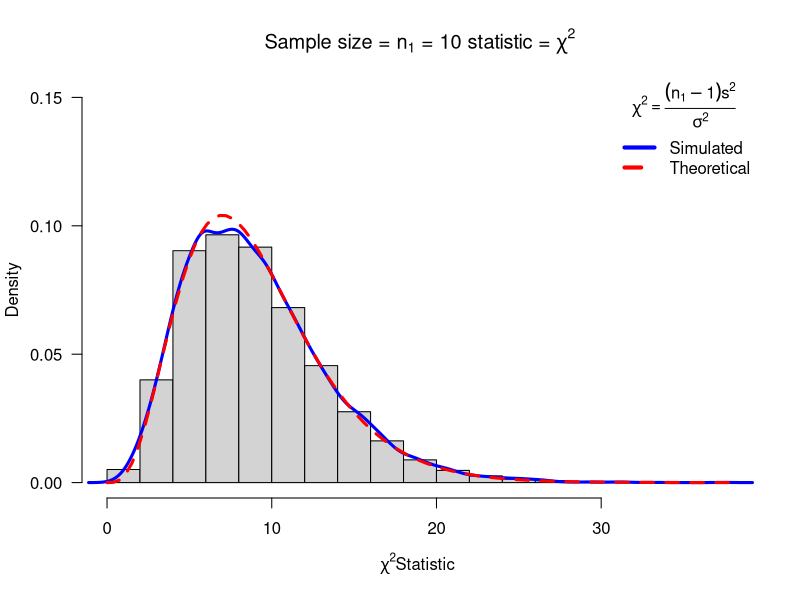
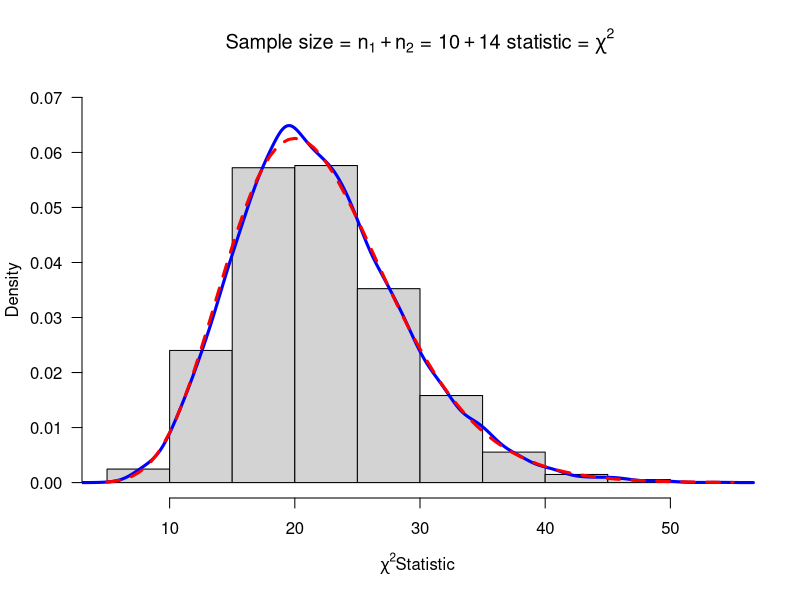

These charts were generated, in order, by the following R code: (Note: this script raises an error after producing the figures.)
# This is a model R function that you can alter for other statistics
# Copy this function twice and alter the two copies to make sampling distributions from the T distribution
mychisim<-function(n1=10,sigma1=3,mean1=5,iter=1000,ymax=0.1,...){    ## The beginning of the function, with inputs n1, sigma1, mean1, iter, and ymax
  y1=rnorm(n1*iter,mean=mean1,sd=sigma1)# generate iter samples of size n1

  data1.mat=matrix(y1,nrow=n1,ncol=iter,byrow=TRUE) ## Creates a matrix called data1.mat where each column is sample size n1

  ssq1=apply(data1.mat,2,var) ## Create ssq1 which is equal to S squared

  w=(n1-1)*ssq1/sigma1^2      ## This places the data into the chi-squared distribution

  hist(w,freq=FALSE, ylim=c(0,ymax), ## Creates a histogram with annotations
       main=substitute(paste("Sample size = ",n[1]," = ",n1," statistic = ",chi^2)),
       xlab=expression(paste(chi^2, "Statistic",sep=" ")), las=1)
  lines(density(w),col="Blue",lwd=3) ## Adds a density plot to the histogram
  curve(dchisq(x,n1-1),add=TRUE,col="Red",lty=2,lwd=3) ## Adds a theoretical curve to the histogram
  title=expression(chi^2==frac((n[1]-1)*s^2,sigma^2)) ## Allows mathematical notation to be written in the histogram title
  legend("topright",c("Simulated","Theoretical"),col=c("Blue","Red"),lwd=4,lty=1:2,bty="n",title=title) ## Generates the legend of the histogram
  return(list(w=w,summary=summary(w),sd=sd(w),fun="Chi-sq")) ## Returns a summary of the variables entered and the values found once plugged in
}
windows() ## Opens a new window
chisq=mychisim(iter=10000,ymax=0.15)





#### Two pop sampling
mychisim2<-function(n1=10,n2=14,sigma1=3,sigma2=3,mean1=5,mean2=10,iter=1000,ymax=0.07,...){    # adjust ymax to make graph fit
  y1=rnorm(n1*iter,mean=mean1,sd=sigma1)# generate iter samples of size n1
  y2=rnorm(n2*iter,mean=mean2,sd=sigma2)
  data1.mat=matrix(y1,nrow=n1,ncol=iter,byrow=TRUE) # Each column is a sample size n1
  data2.mat=matrix(y2,nrow=n2,ncol=iter,byrow=TRUE)
  ssq1=apply(data1.mat,2,var) # ssq1 is s squared
  ssq2=apply(data2.mat,2,var)
  spsq=((n1-1)*ssq1 + (n2-1)*ssq2)/(n1+n2-2) # pooled s squared
  w=(n1+n2-2)*spsq/(sigma1^2)#sigma1=sigma2,  Chi square stat
  hist(w,freq=FALSE, ylim=c(0,ymax), # Histogram with annotation
       main=substitute(paste("Sample size = ",n[1]+n[2]," = ",n1+n2," statistic = ",chi^2)),
       xlab=expression(paste(chi^2, "Statistic",sep=" ")), las=1)
  lines(density(w),col="Blue",lwd=3) # add a density plot
  curve(dchisq(x,n1+n2-2),add=TRUE,col="Red",lty=2,lwd=3) # add a theoretical curve
  title=expression(chi^2==frac((n[1]+n[2]-2)*S[p]^2,sigma^2)) #mathematical annotation -see ?plotmath
  legend(locator(1),c("Simulated","Theoretical"),col=c("Blue","Red"),lwd=4,lty=1:2,bty="n",title=title) # Legend #
  return(list(w=w,summary=summary(w),sd=sd(w),fun="Chi-sq")) # some output to use if needed
}
windows()
mychisim2(iter=10000)

myTsim2<-function(n1=10,n2=14,sigma1=3,sigma2=3,mean1=5,mean2=10,iter=1000,ymax=0.5,...){
  y1=rnorm(n1*iter,mean=mean1,sd=sigma1)# generate iter samples of size n1
  y2=rnorm(n2*iter,mean=mean2,sd=sigma2)
  data1.mat=matrix(y1,nrow=n1,ncol=iter,byrow=TRUE) # Each column is a sample size n1
  data2.mat=matrix(y2,nrow=n2,ncol=iter,byrow=TRUE)
  ssq1=apply(data1.mat,2,var) # ssq1 is s squared
  ybar1= apply(data1.mat,2,mean)
  ssq2=apply(data2.mat,2,var)
  ybar2=apply(data2.mat,2,mean)
  spsq=((n1-1)*ssq1 + (n2-1)*ssq2)/(n1+n2-2) # pooled s squared
  w=((ybar1-ybar2)-(mean1-mean2))/sqrt(spsq*(1/n1+1/n2))#sigma1=sigma2,  Chi square stat
  hist(w,freq=FALSE, ylim=c(0,ymax), # Histogram with annotation
       main=substitute(paste("Sample size = ",n[1]+n[2]," = ",n1+n2," statistic = ",T)),
       xlab=paste(" T Statistic",sep=""), las=1)
  lines(density(w),col="Blue",lwd=3) # add a density plot
  curve(dt(x,n1+n2-2),add=TRUE,col="Red",lty=2,lwd=3) # add a theoretical curve
  title=expression(T==frac((bar(Y)[1]-bar(Y)[2])-(mu[1]-mu[2]),S[p]*sqrt(frac(1,n[1])+frac(1,n[2])))) #mathematical annotation -see ?plotmath
  legend(2,0.2,c("Simulated","Theoretical"),col=c("Blue","Red"),lwd=4,lty=1:2,bty="n",title=title)# Legend #
  return(list(w=w,summary=summary(w),sdw=sd(w),fun="T")) # some output to use if needed
}
myTsim2(iter=10000)


myFsim2<-function(n1=10,n2=14,sigma1=3,sigma2=2,mean1=5,mean2=10,iter=1000,ymax=0.9,...){
  y1=rnorm(n1*iter,mean=mean1,sd=sigma1)# generate iter samples of size n1
  y2=rnorm(n2*iter,mean=mean2,sd=sigma2)
  data1.mat=matrix(y1,nrow=n1,ncol=iter,byrow=TRUE) # Each column is a sample size n1
  data2.mat=matrix(y2,nrow=n2,ncol=iter,byrow=TRUE)
  ssq1=apply(data1.mat,2,var) # ssq1 is s squared
  ssq2=apply(data2.mat,2,var)
  #spsq=((n1-1)*ssq1 + (n2-1)*ssq2)/(n1+n2-2) # pooled s squared
  w=ssq1*sigma2^2/(ssq2*sigma1^2) #
  hist(w,freq=FALSE, ylim=c(0,ymax), # Histogram with annotation
       main=substitute(paste("Sample size = ",n[1]+n[2]," = ",n1+n2," statistic = ",F)),
       xlab=paste("F Statistic",sep=""), las=1)
  lines(density(w),col="Blue",lwd=3) # add a density plot
  curve(df(x,n1-1,n2-1),xlim=c(0,6),add=TRUE,col="Red",lty=2,lwd=3) # add a theoretical curve
  title=expression(F==frac(s[1]^2,s[2]^2)*frac(sigma[2]^2,sigma[1]^2)) #mathematical annotation -see ?plotmath
  legend(6,0.5,c("Simulated","Theoretical"),col=c("Blue","Red"),lwd=4,lty=1:2,bty="n",title=title)# Legend #
  return(list(w=w,summary=summary(w),sd=sd(w),fun="F")) # some output to use if needed
}
myFsim2(iter=10000)
